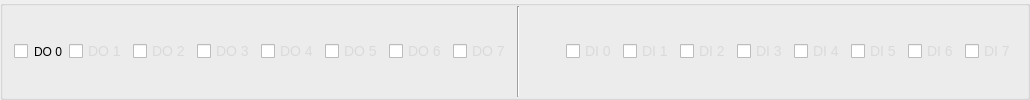
             <widget class="QGroupBox" name="groupBox_3">
              <property name="minimumSize">
               <size>
                <width>0</width>
                <height>47</height>
               </size>
              </property>
              <property name="maximumSize">
               <size>
                <width>16777215</width>
                <height>100</height>
               </size>
              </property>
              <property name="styleSheet">
               <string notr="true">#groupBox_3{
border: 1px solid rgba(200, 200, 200,100);
border-bottom: 1px solid rgba(200, 200, 200,100);
border-radius:5px;
color: rgb(218, 218, 218);
font-size: 14px;
}</string>
              </property>
              <property name="title">
               <string/>
              </property>
              <property name="alignment">
               <set>Qt::AlignLeading|Qt::AlignLeft|Qt::AlignTop</set>
              </property>
              <layout class="QHBoxLayout" name="horizontalLayout_6">
               <property name="leftMargin">
                <number>11</number>
               </property>
               <property name="topMargin">
                <number>0</number>
               </property>
               <property name="rightMargin">
                <number>11</number>
               </property>
               <property name="bottomMargin">
                <number>0</number>
               </property>
               <item>
                <widget class="QCheckBox" name="checkBox_2">
                 <property name="autoFillBackground">
                  <bool>false</bool>
                 </property>
                 <property name="styleSheet">
                  <string notr="true">color: rgb(218, 218, 218);
font-size: 14px;

QCheckBox::indicator:unchecked {
	background-color: rgb(255, 255, 255);
}

QCheckBox::indicator:checked {
	background-color: rgb(255, 0, 0);
}
</string>
                 </property>
                 <property name="text">
                  <string>DO 0</string>
                 </property>
                </widget>
               </item>
               <item>
                <widget class="QCheckBox" name="checkBox_3">
                 <property name="styleSheet">
                  <string notr="true">color: rgb(218, 218, 218);
font-size: 14px;</string>
                 </property>
                 <property name="text">
                  <string>DO 1</string>
                 </property>
                </widget>
               </item>
               <item>
                <widget class="QCheckBox" name="checkBox_4">
                 <property name="styleSheet">
                  <string notr="true">color: rgb(218, 218, 218);
font-size: 14px;</string>
                 </property>
                 <property name="text">
                  <string>DO 2</string>
                 </property>
                </widget>
               </item>
               <item>
                <widget class="QCheckBox" name="checkBox_5">
                 <property name="styleSheet">
                  <string notr="true">color: rgb(218, 218, 218);
font-size: 14px;</string>
                 </property>
                 <property name="text">
                  <string>DO 3</string>
                 </property>
                </widget>
               </item>
               <item>
                <widget class="QCheckBox" name="checkBox_6">
                 <property name="styleSheet">
                  <string notr="true">color: rgb(218, 218, 218);
font-size: 14px;</string>
                 </property>
                 <property name="text">
                  <string>DO 4</string>
                 </property>
                </widget>
               </item>
               <item>
                <widget class="QCheckBox" name="checkBox_7">
                 <property name="styleSheet">
                  <string notr="true">color: rgb(218, 218, 218);
font-size: 14px;</string>
                 </property>
                 <property name="text">
                  <string>DO 5</string>
                 </property>
                </widget>
               </item>
               <item>
                <widget class="QCheckBox" name="checkBox_8">
                 <property name="styleSheet">
                  <string notr="true">color: rgb(218, 218, 218);
font-size: 14px;</string>
                 </property>
                 <property name="text">
                  <string>DO 6</string>
                 </property>
                </widget>
               </item>
               <item>
                <widget class="QCheckBox" name="checkBox_9">
                 <property name="styleSheet">
                  <string notr="true">color: rgb(218, 218, 218);
font-size: 14px;</string>
                 </property>
                 <property name="text">
                  <string>DO 7</string>
                 </property>
                </widget>
               </item>
               <item>
                <widget class="Line" name="line_2">
                 <property name="orientation">
                  <enum>Qt::Vertical</enum>
                 </property>
                </widget>
               </item>
               <item>
                <spacer name="horizontalSpacer_14">
                 <property name="orientation">
                  <enum>Qt::Horizontal</enum>
                 </property>
                 <property name="sizeHint" stdset="0">
                  <size>
                   <width>40</width>
                   <height>20</height>
                  </size>
                 </property>
                </spacer>
               </item>
               <item>
                <widget class="QCheckBox" name="checkBox_10">
                 <property name="styleSheet">
                  <string notr="true">color: rgb(218, 218, 218);
font-size: 14px;</string>
                 </property>
                 <property name="text">
                  <string>DI 0</string>
                 </property>
                </widget>
               </item>
               <item>
                <widget class="QCheckBox" name="checkBox_11">
                 <property name="styleSheet">
                  <string notr="true">color: rgb(218, 218, 218);
font-size: 14px;</string>
                 </property>
                 <property name="text">
                  <string>DI 1</string>
                 </property>
                </widget>
               </item>
               <item>
                <widget class="QCheckBox" name="checkBox_12">
                 <property name="styleSheet">
                  <string notr="true">color: rgb(218, 218, 218);
font-size: 14px;</string>
                 </property>
                 <property name="text">
                  <string>DI 2</string>
                 </property>
                </widget>
               </item>
               <item>
                <widget class="QCheckBox" name="checkBox_13">
                 <property name="styleSheet">
                  <string notr="true">color: rgb(218, 218, 218);
font-size: 14px;</string>
                 </property>
                 <property name="text">
                  <string>DI 3</string>
                 </property>
                </widget>
               </item>
               <item>
                <widget class="QCheckBox" name="checkBox_14">
                 <property name="styleSheet">
                  <string notr="true">color: rgb(218, 218, 218);
font-size: 14px;</string>
                 </property>
                 <property name="text">
                  <string>DI 4</string>
                 </property>
                </widget>
               </item>
               <item>
                <widget class="QCheckBox" name="checkBox_15">
                 <property name="styleSheet">
                  <string notr="true">color: rgb(218, 218, 218);
font-size: 14px;</string>
                 </property>
                 <property name="text">
                  <string>DI 5</string>
                 </property>
                </widget>
               </item>
               <item>
                <widget class="QCheckBox" name="checkBox_16">
                 <property name="styleSheet">
                  <string notr="true">color: rgb(218, 218, 218);
font-size: 14px;</string>
                 </property>
                 <property name="text">
                  <string>DI 6</string>
                 </property>
                </widget>
               </item>
               <item>
                <widget class="QCheckBox" name="checkBox_17">
                 <property name="styleSheet">
                  <string notr="true">color: rgb(218, 218, 218);
font-size: 14px;</string>
                 </property>
                 <property name="text">
                  <string>DI 7</string>
                 </property>
                </widget>
               </item>
              </layout>
             </widget>
